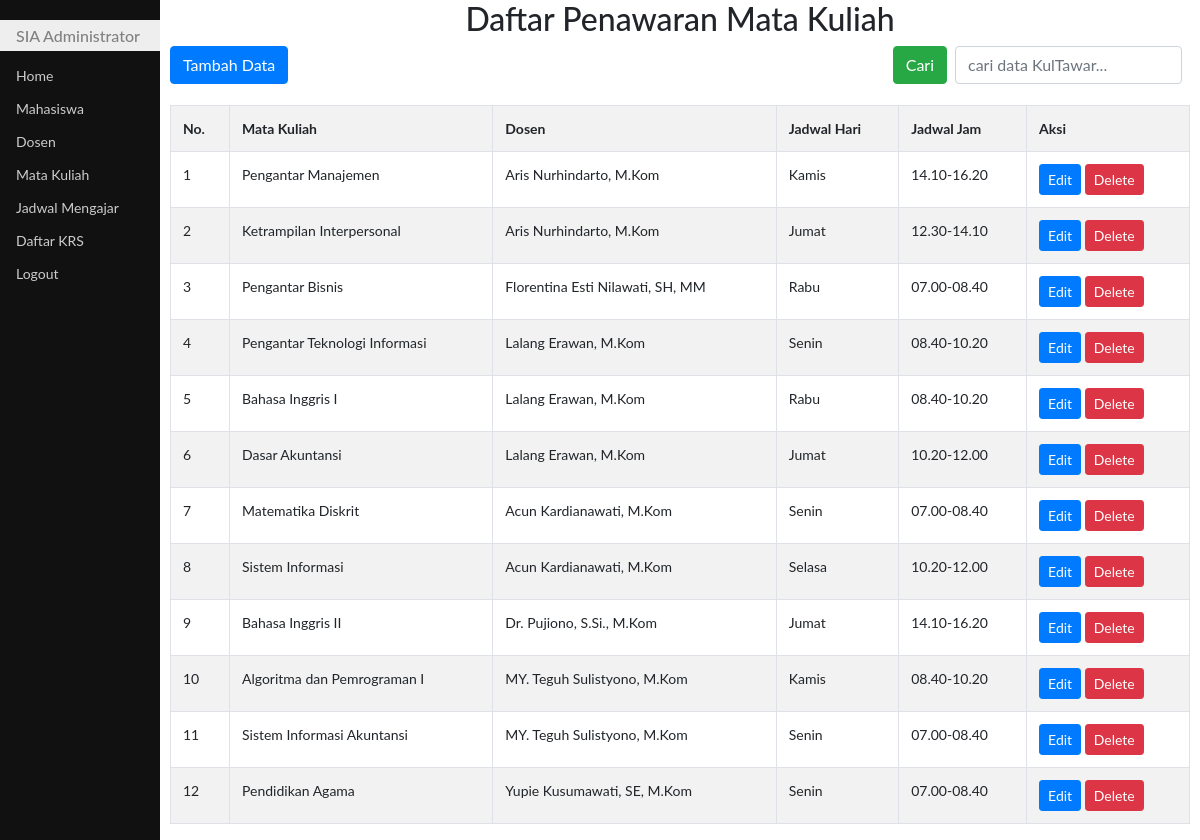
/updateTawar.php, run on the app's committed database.
### tables this page shows
CREATE TABLE `matkul` (
  `id` int(11) NOT NULL,
  `idmatkul` char(10) DEFAULT NULL,
  `namamatkul` varchar(50) DEFAULT NULL,
  `sks` int(2) DEFAULT NULL,
  `jns` char(3) DEFAULT NULL,
  `smt` varchar(10) DEFAULT NULL
);

CREATE TABLE `dosen` (
  `id` int(11) NOT NULL,
  `npp` char(16) DEFAULT NULL,
  `namadosen` varchar(50) DEFAULT NULL,
  `homebase` char(10) DEFAULT NULL
);

CREATE TABLE `kultawar` (
  `idmatkul` int(10) NOT NULL,
  `npp` char(16) DEFAULT NULL,
  `klp` char(10) DEFAULT NULL,
  `hari` varchar(10) DEFAULT NULL,
  `jamkul` char(13) DEFAULT NULL,
  `ruang` char(6) DEFAULT NULL
);

### fungsi.php (called while the page is built, shortened)
<?php
function encryptid($id)
{
    $enc = base64_encode(rand() * strtotime(date("Y-m-d H:i.s"))."-".$id);
    return $enc;
}
?>

### updateTawar.php (the view, shortened to what this page needs)
<!DOCTYPE html>
<html lang="en">
<head>
	<link rel="stylesheet" type="text/css" href="bootstrap4/css/bootstrap.css">
	<link rel="stylesheet" type="text/css" href="css/styleku.css">
	<link rel="stylesheet" href="https://use.fontawesome.com/releases/v5.7.0/css/all.css">
</head>
<body>
    <div class="utama">
    <h2 class="text-center">Daftar Penawaran Mata Kuliah</h2>
        <a class="btn btn-primary" href="addTawar.php">Tambah Data</a>
    <span class="float-right">
		<form action="" method="post" class="form-inline">
			<button class="btn btn-success" type="submit">Cari</button>
			<input class="form-control mr-2 ml-2" type="text" name="cari" placeholder="cari data KulTawar..." autofocus autocomplete="off">
		</form>
	</span>
    <br><br>
    <?php
    require "fungsi.php";
    if (isset($_POST['cari'])){
        $cari=$_POST['cari'];
        $rs=search('kultawar',"idkultawar like '%$cari%' or
                              idmatkul like '%$cari%' or
                              npp like '%$cari%' or
                              klp like '%$cari%' or
                              hari like '%$cari%' or
                              jamkul like '%$cari%' or
                              ruang like '%$cari%'");
    }else{
        $sql="select * from matkul a JOIN kultawar b ON (a.id = b.idmatkul) JOIN dosen c ON (c.npp=b.npp)";
    }
    $rs=mysqli_query($koneksi,$sql) or die(mysqli_error($koneksi));
    if(mysqli_num_rows($rs) == 0)
    {
        echo "data masih kosong";
    }
    else
    {
    ?>
    <table class="table table-bordered table-striped">
        <tr>
            <th>No.</th>
            <th>Mata Kuliah</th>
            <th>Dosen</th>
            <th>Jadwal Hari</th>
            <th>Jadwal Jam</th>
            <th>Aksi</th>
        </tr>
    <?php
        $i = 1;
        while($result = mysqli_fetch_object($rs))
        {
    ?>
        <tr>
            <td><?php echo $i?></td>
            <td><?php echo $result->namamatkul?></td>
            <td><?php echo $result->namadosen?></td>
            <td><?php echo $result->hari?></td>
            <td><?php echo $result->jamkul?></td>
            <td>
                <a class="btn btn-primary btn-sm" href="editKulTawar.php?id=<?php echo
                encryptid($result->idkultawar)?>">Edit</a>
                <a class="btn btn-danger btn-sm" href="hpsKulTawar.php?id=<?php echo
                encryptid($result->idkultawar)?>" onclick="return confirm ('Yakin dihapus?')">Delete</a></td>
        </tr>
    <?php
            $i++;
        }
    }
        ?>
</body>
</html>

### css/styleku.css (style rules this page uses)
body { font-family: "Lato", sans-serif; }
.menusamping { height: 100%; width: 160px; position: fixed; z-index: 1; top: 0; left: 0; background-color: #111; overflow-x: hidden; padding-top: 20px; }
.menusamping a { padding: 6px 8px 6px 16px; text-decoration: none; font-size: 14px; color: #ccc; display: block; }
.menusamping h1 { padding: 6px 8px 6px 16px; text-decoration: none; font-size: 16px; color: #818181; background-color:#eee; display: block; }
.utama { margin-left: 160px; font-size: 14px; padding: 0px 10px; }

### data on the page
matkul: namamatkul "Pengantar Manajemen", dosen.namadosen "Aris Nurhindarto, M.Kom", kultawar.hari "Kamis", kultawar.jamkul "14.10-16.20"
matkul: namamatkul "Ketrampilan Interpersonal", dosen.namadosen "Aris Nurhindarto, M.Kom", kultawar.hari "Jumat", kultawar.jamkul "12.30-14.10"
matkul: namamatkul "Pengantar Bisnis", dosen.namadosen "Florentina Esti Nilawati, SH, MM", kultawar.hari "Rabu", kultawar.jamkul "07.00-08.40"
matkul: namamatkul "Pengantar Teknologi Informasi", dosen.namadosen "Lalang Erawan, M.Kom", kultawar.hari "Senin", kultawar.jamkul "08.40-10.20"
matkul: namamatkul "Bahasa Inggris I", dosen.namadosen "Lalang Erawan, M.Kom", kultawar.hari "Rabu", kultawar.jamkul "08.40-10.20"
matkul: namamatkul "Dasar Akuntansi", dosen.namadosen "Lalang Erawan, M.Kom", kultawar.hari "Jumat", kultawar.jamkul "10.20-12.00"
matkul: namamatkul "Matematika Diskrit", dosen.namadosen "Acun Kardianawati, M.Kom", kultawar.hari "Senin", kultawar.jamkul "07.00-08.40"
matkul: namamatkul "Sistem Informasi", dosen.namadosen "Acun Kardianawati, M.Kom", kultawar.hari "Selasa", kultawar.jamkul "10.20-12.00"
matkul: namamatkul "Bahasa Inggris II", dosen.namadosen "Dr. Pujiono, S.Si., M.Kom", kultawar.hari "Jumat", kultawar.jamkul "14.10-16.20"
matkul: namamatkul "Algoritma dan Pemrograman I", dosen.namadosen "MY. Teguh Sulistyono, M.Kom", kultawar.hari "Kamis", kultawar.jamkul "08.40-10.20"
matkul: namamatkul "Sistem Informasi Akuntansi", dosen.namadosen "MY. Teguh Sulistyono, M.Kom", kultawar.hari "Senin", kultawar.jamkul "07.00-08.40"
matkul: namamatkul "Pendidikan Agama", dosen.namadosen "Yupie Kusumawati, SE, M.Kom", kultawar.hari "Senin", kultawar.jamkul "07.00-08.40"
